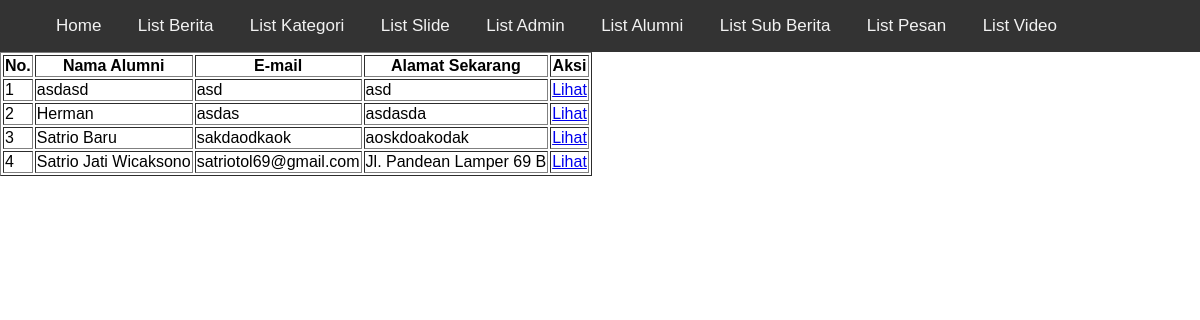
/admin/list_alumni.php, run on the app's committed database.
### tables this page shows
CREATE TABLE `alumni` (
  `id_alumni` int(5) NOT NULL,
  `nama_lengkap` varchar(50) NOT NULL,
  `email` varchar(50) NOT NULL,
  `alamat_sekarang` varchar(50) NOT NULL,
  `nomer_telepon` int(50) NOT NULL,
  `alamat_perusahaan` varchar(50) NOT NULL,
  `jenjang` varchar(50) NOT NULL
);

### admin/function.php (called while the page is built, shortened)
<?php
$conn = mysqli_connect("localhost","root","","berita_kita");
function query($query){
    global $conn;
    $result= mysqli_query($conn,$query);
    $rows=[];
    while($row=mysqli_fetch_assoc($result)){
        $rows[]=$row;
    }
    return $rows;
}
?>

### admin/list_alumni.php (the view)
<?php
include "layout/header.php";
require 'function.php';
$alumni = query("SELECT * FROM alumni ORDER BY id_alumni DESC");
?>
<div class="table-semua">
<table border="1">
    <thead>
        <tr>
            <th>No.</th>
            <th>Nama Alumni</th>
            <th>E-mail</th>
            <th>Alamat Sekarang</th>
            <th>Aksi</th>
        </tr>
    </thead>
    <tbody>
    <?php $i=1; ?>
    <?php foreach($alumni as $row):?>
        <tr>
            <td><?= $i; ?></td>
            <td><?=$row["nama_lengkap"];?></td>
            <td><?=$row["email"];?></td>
            <td><?=$row["alamat_sekarang"];?></td>
            <td>
                <a href="lihat_alumni.php?id=<?=$row["id_alumni"];?>">Lihat</a>
            </td>
        </tr>
    <?php $i++ ?>
    <?php endforeach ?>
    </tbody>
</table>
</div>

### admin/layout/header.php (style rules this page uses)
body { margin: 0; font-family: Arial, Helvetica, sans-serif; }

### data on the page
alumni: nama_lengkap "asdasd", email "asd", alamat_sekarang "asd"
alumni: nama_lengkap "Herman", email "asdas", alamat_sekarang "asdasda"
alumni: nama_lengkap "Satrio Baru", email "sakdaodkaok", alamat_sekarang "aoskdoakodak"
alumni: nama_lengkap "Satrio Jati Wicaksono", email "satriotol69@gmail.com", alamat_sekarang "Jl. Pandean Lamper 69 B"
